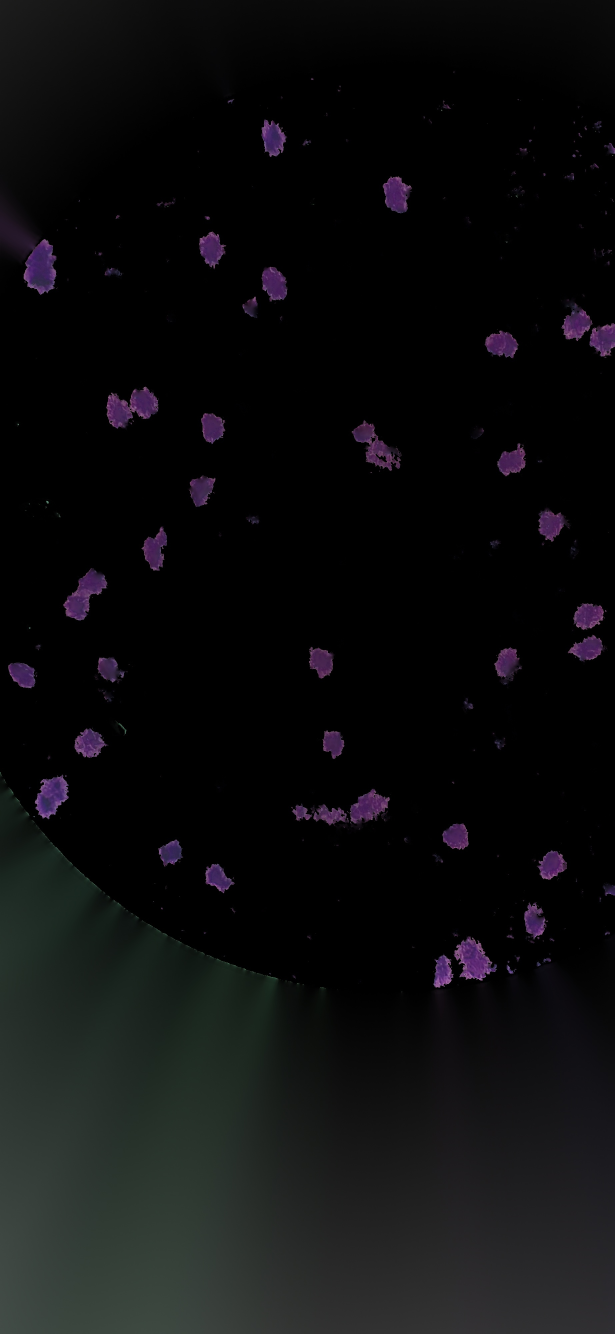
#> input picture src/experiments/images/input/only_living_inpainted.jpg, 1844 x 4000 px (shown at 1/3 size)
$ python cca1.py   (older library calls are emulated)
#> lines starting #> are read from the running program, lines starting #| are printed output that depends on the picture; after the words box and inside, x2 and y2 are one past the last pixel; in counts of white or black regions, pixels touching at a corner belong together


from traceback import FrameSummary
import cv2
import numpy as np

def cca():
    image = cv2.imread('images/input/only_living_inpainted.jpg')
#> image is the input picture: shape (4000, 1844, 3); mean B, G, R 13.9, 13.2, 12.8
    gray = cv2.cvtColor(image, cv2.COLOR_BGR2GRAY)
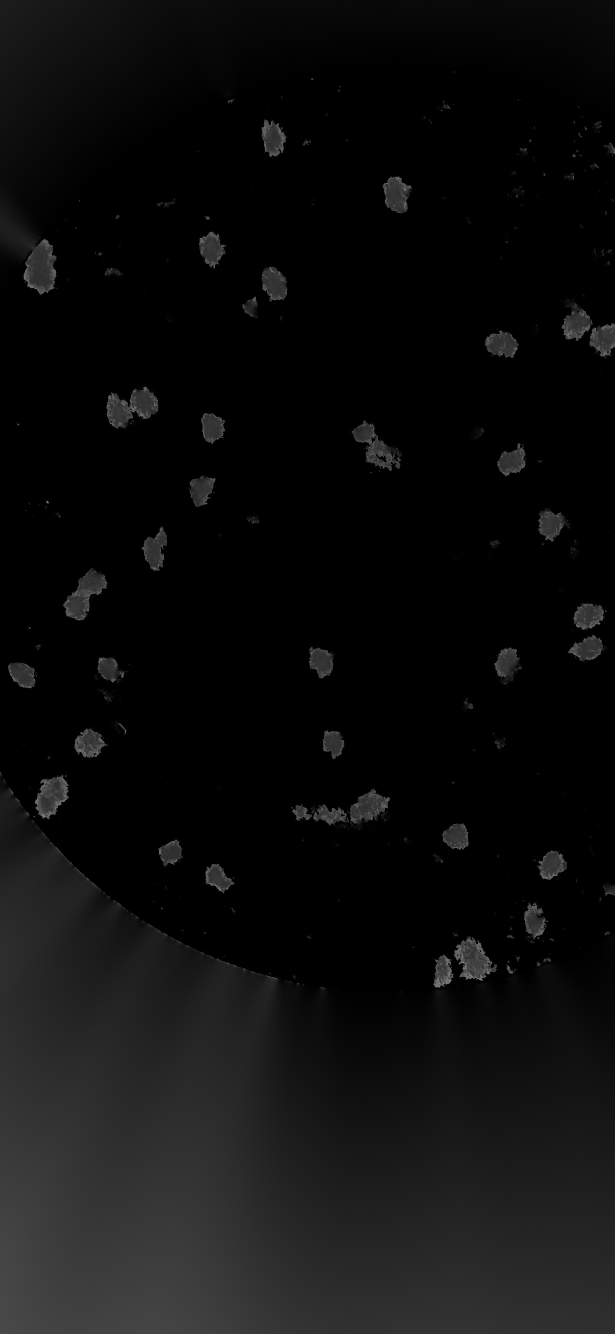
#> gray: shape (4000, 1844) (shown at 1/3 size); min 0, max 163, mean 13.1
    thresh = cv2.threshold(gray, 0, 255,
	cv2.THRESH_BINARY)[1]
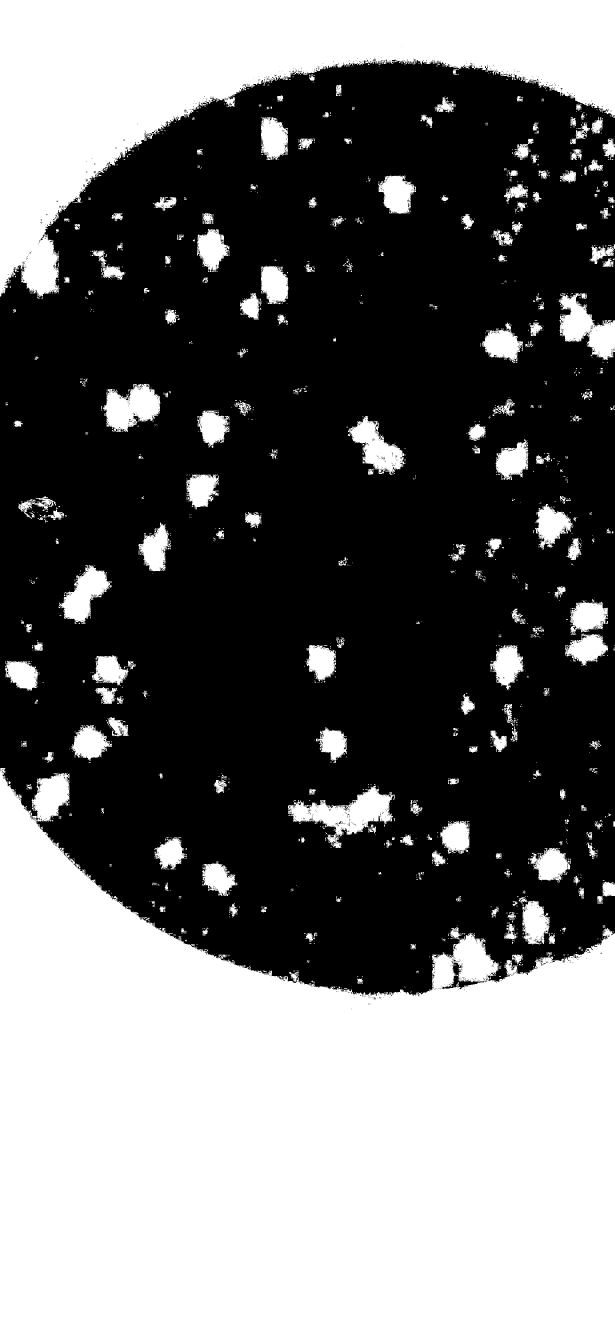
#> thresh: shape (4000, 1844) (shown at 1/3 size); 42.8% white; 2094 white regions (1728 under 20 px), largest, box (x1, y1, x2, y2) and area: (0, 2304, 1844, 4000) 2186882, (0, 0, 1844, 891) 636721, (864, 2357, 1184, 2544) 22633
    print("thresh", thresh, thresh.shape)
#> (printed output is left out)
    cv2.imwrite("images/output/only_living_mask.jpg", thresh)
    cv2.imshow("thresh", thresh)
    cv2.waitKey(0)

    output = cv2.connectedComponentsWithStats(
	thresh, 4, cv2.CV_32S)
    (numLabels, labels, stats, centroids) = output
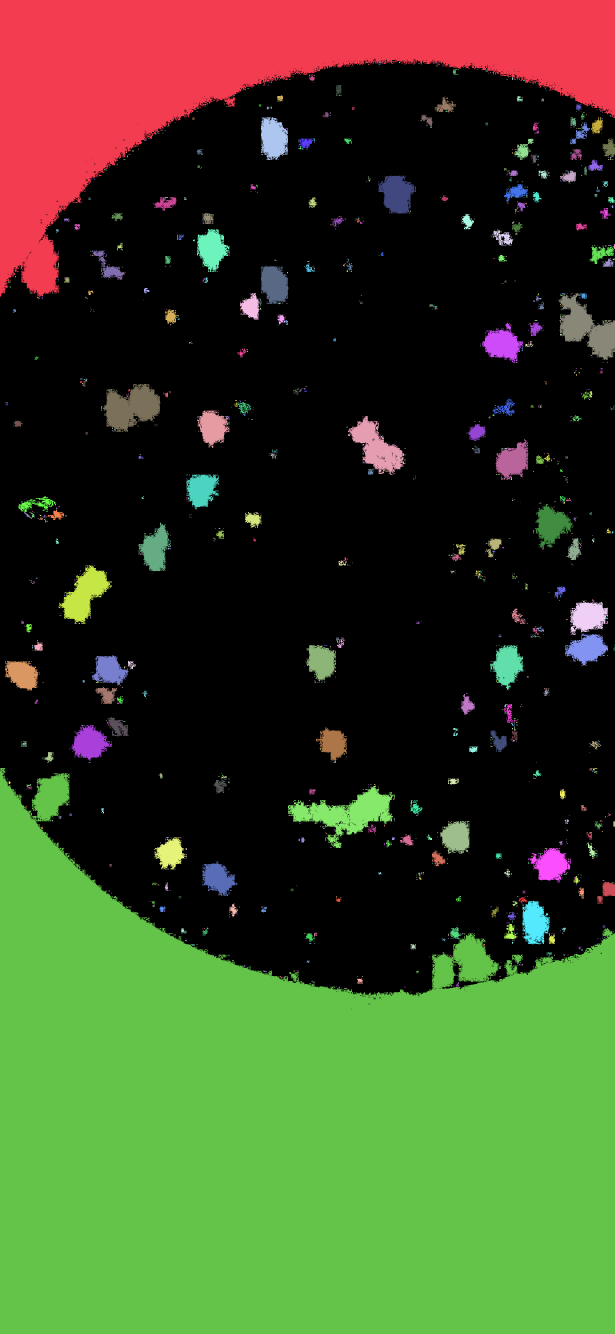
#> labels: shape (4000, 1844) int32 (shown at 1/3 size); 2095 distinct labels, from 0 to 2094; one colour per label, 0 black
#> numLabels = 2095; stats = 2095 rows, first 6: [0, 140, 1844, 2889, 4216690], [0, 0, 1844, 891, 636721], [1136, 185, 8, 3, 24], [1197, 185, 3, 4, 9], [1234, 188, 4, 1, 4], [1256, 188, 2, 4, 7]; centroids = 2095 pairs, first value 15 to 1843, second value 186 to 3393.1
    # print("output", output, centroids)
    for i in range(0, numLabels):
        # if this is the first component then we examine the
        # *background* (typically we would just ignore this
        # component in our loop)
        if i == 0:
            text = "examining component {}/{} (background)".format(
                i + 1, numLabels)
        # otherwise, we are examining an actual connected component
        else:
            text = "examining component {}/{}".format( i + 1, numLabels)
        # print a status message update for the current connected
        # component
        print("[INFO] {}".format(text))
        # extract the connected component statistics and centroid for
        # the current label
        x = stats[i, cv2.CC_STAT_LEFT]
        y = stats[i, cv2.CC_STAT_TOP]
        w = stats[i, cv2.CC_STAT_WIDTH]
        h = stats[i, cv2.CC_STAT_HEIGHT]
        area = stats[i, cv2.CC_STAT_AREA]
        print("area", area)
        if area < 5000:
            continue
        (cX, cY) = centroids[i]

        output = image.copy()
        cv2.rectangle(output, (x, y), (x + w, y + h), (255, 255, 255), 3)
        cv2.circle(output, (int(cX), int(cY)), 4, (255, 255, 255), -1)

        componentMask = (labels == i).astype("uint8") * 255
        cv2.imshow("Connected Component", componentMask)
        cv2.waitKey(0)
#> this loop made 2095 passes
#> (text, x, y, w, h, area, cX, cY) on passes 1 to 2: ('examining component 1/2095 (background)', 0, 140, 1844, 2889, 4216690, 972.6, 1575.5), ('examining component 2/2095', 0, 0, 1844, 891, 636721, 699.4, 227.9)
#> (text, x, y, w, h, area) on passes 3, 17, 25, 30, 47, 57: ('examining component 3/2095', 1136, 185, 8, 3, 24), ('examining component 17/2095', 1358, 208, 14, 16, 133), ('examining component 25/2095', 928, 222, 16, 21, 182), ('examining component 30/2095', 1536, 232, 4, 8, 22), ('examining component 47/2095', 1008, 254, 16, 34, 389), ('examining component 57/2095', 831, 286, 19, 18, 237)
#> (printed output is left out)
#> pass 2, in cca, `componentMask = (labels == i).astype("uint8") * 255`:
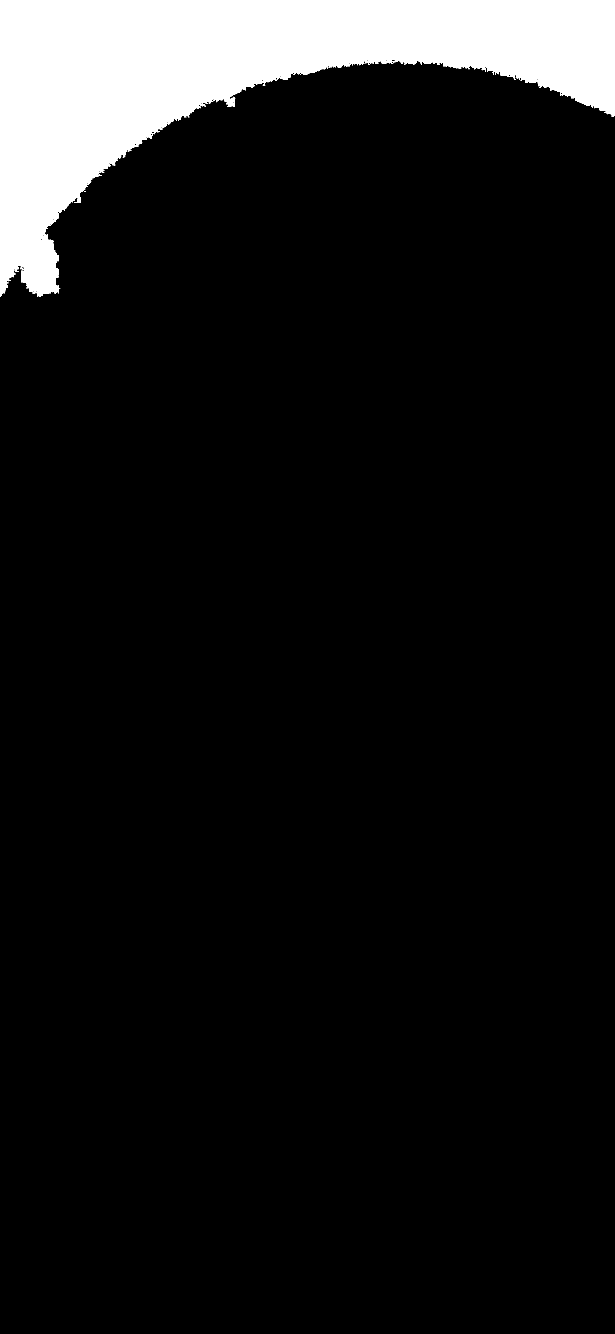
#> componentMask: shape (4000, 1844) (shown at 1/3 size); 8.6% white; 1 white region, box (x1, y1, x2, y2) and area: (0, 0, 1844, 891) 636721

    print("comp", componentMask)
#> (printed output is left out)
    # show our output image and connected component mask
    cv2.imshow("Output", output)
    cv2.imshow("Connected Component", componentMask)
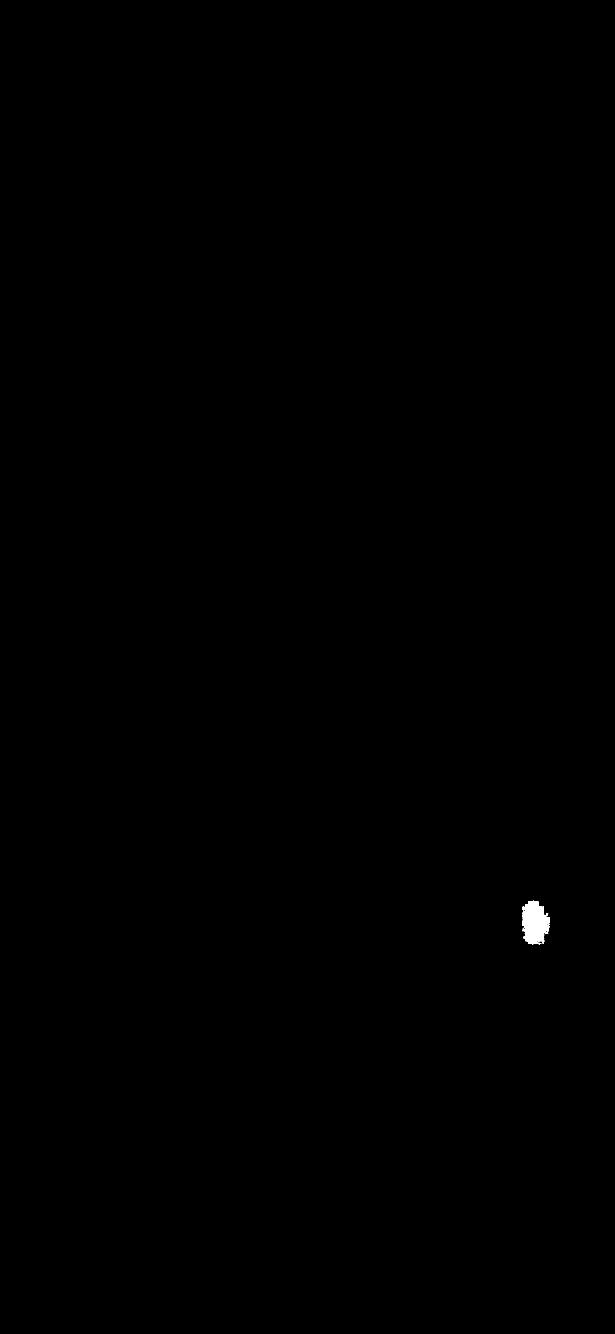
#> window 'Connected Component': shape (4000, 1844) (shown at 1/3 size); 0.1% white; 1 white region, box (x1, y1, x2, y2) and area: (1567, 2702, 1650, 2833) 7592
    cv2.waitKey(0)

if __name__ == '__main__':
    cca()

$ run again, with src/experiments/images/input/sample2.jpg copied over src/experiments/images/input/only_living_inpainted.jpg
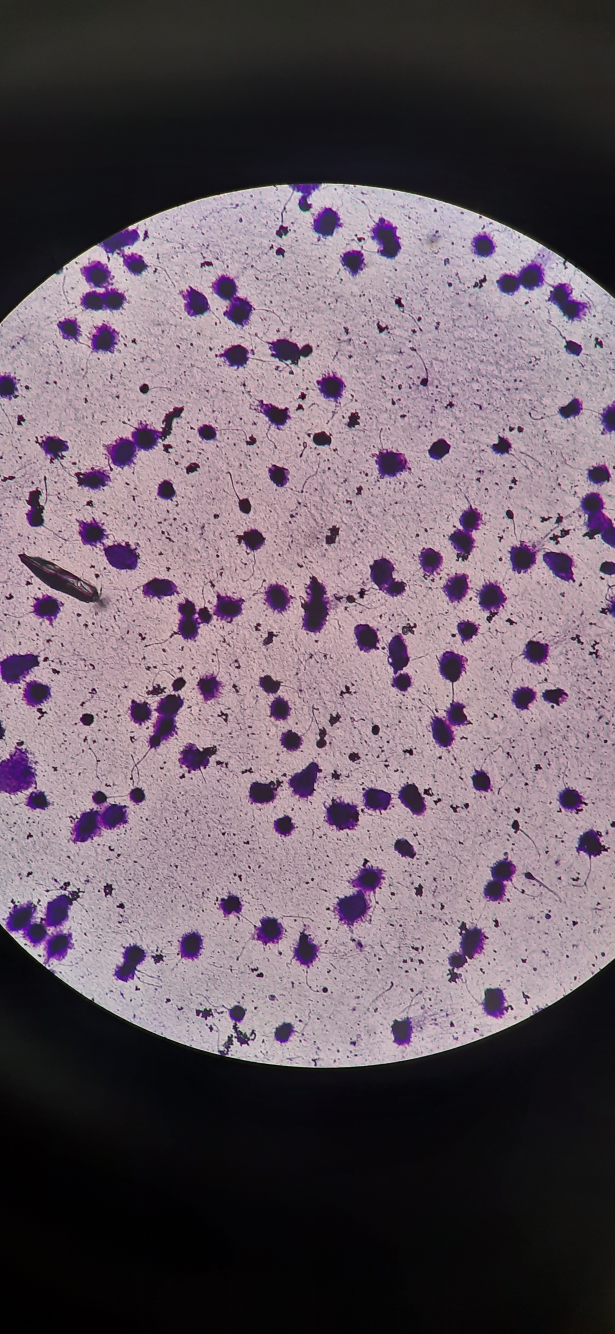
#> input picture src/experiments/images/input/sample2.jpg, 1844 x 4000 px (shown at 1/3 size)
#> in cca, image is the input picture: shape (4000, 1844, 3); mean B, G, R 102.8, 92.9, 106.9
#> thresh: shape (4000, 1844); 99.5% white; black in thin lines or dots, all inside (x1, y1, x2, y2) = (0, 2776, 1541, 4000)
#> (printed output is left out)
#> in cca, `(numLabels, labels, stats, centroids) = output`:
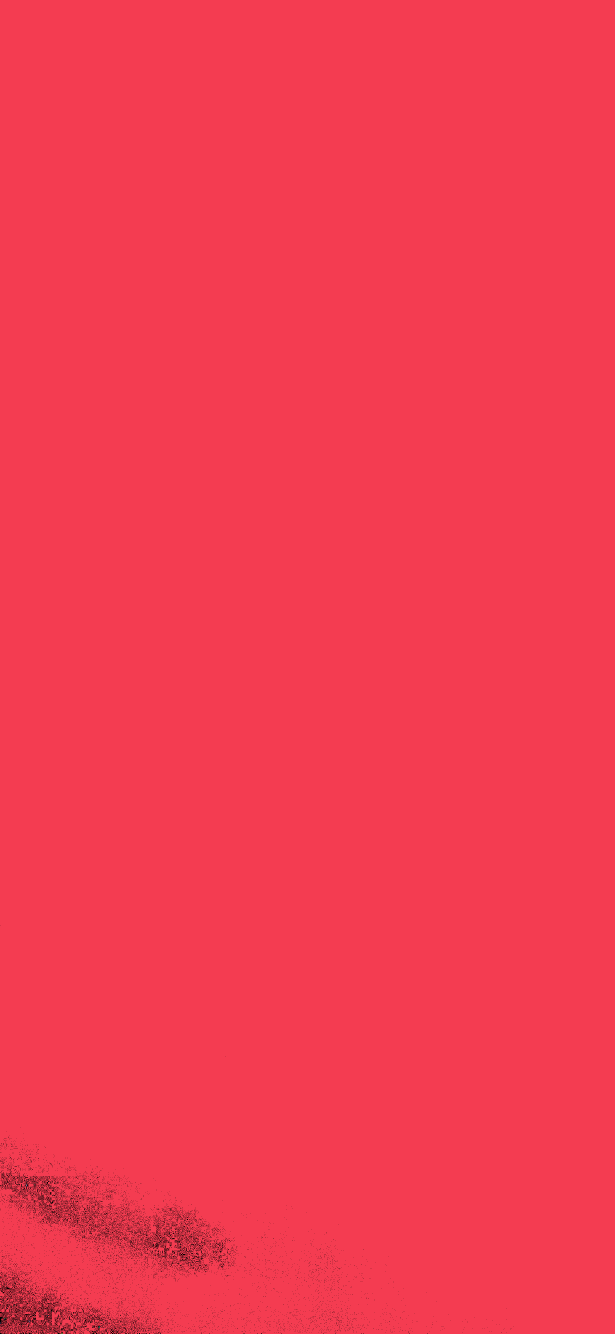
#> labels: shape (4000, 1844) int32 (shown at 1/3 size); 18 distinct labels, from 0 to 17; one colour per label, 0 black
#> numLabels = 18; stats = 18 rows, first 6: [0, 2776, 1541, 1224, 37038], [0, 0, 1844, 4000, 7338895], [79, 3553, 2, 6, 12], [103, 3552, 2, 1, 2], [144, 3636, 2, 1, 2], [42, 3915, 2, 1, 2]; centroids = 18 rows, first 8: [303.2, 3775.8], [924.6, 1990.5], [79.5, 3555.5], [103.5, 3552], [144.5, 3636], [42.5, 3915], [20.5, 3925], [83, 3930]
#> the loop in cca, `for i in range(0, numLabels):` made 18 passes
#> (text, x, y, w, h, area, cX, cY) on passes 1 to 2: ('examining component 1/18 (background)', 0, 2776, 1541, 1224, 37038, 303.2, 3775.8), ('examining component 2/18', 0, 0, 1844, 4000, 7338895, 924.6, 1990.5)
#> (printed output is left out)
#> pass 1, in cca, `componentMask = (labels == i).astype("uint8") * 255`:
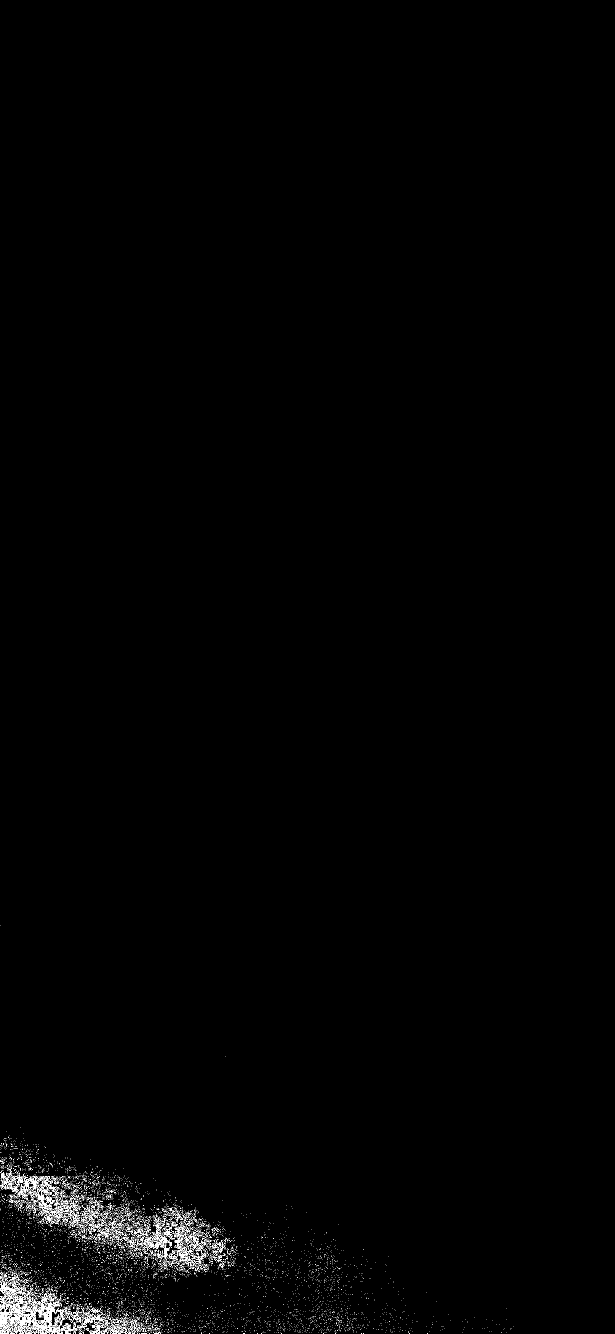
#> componentMask: shape (4000, 1844) (shown at 1/3 size); 0.5% white in thin lines or dots, all inside (x1, y1, x2, y2) = (0, 2776, 1541, 4000)
#> (printed output is left out)
